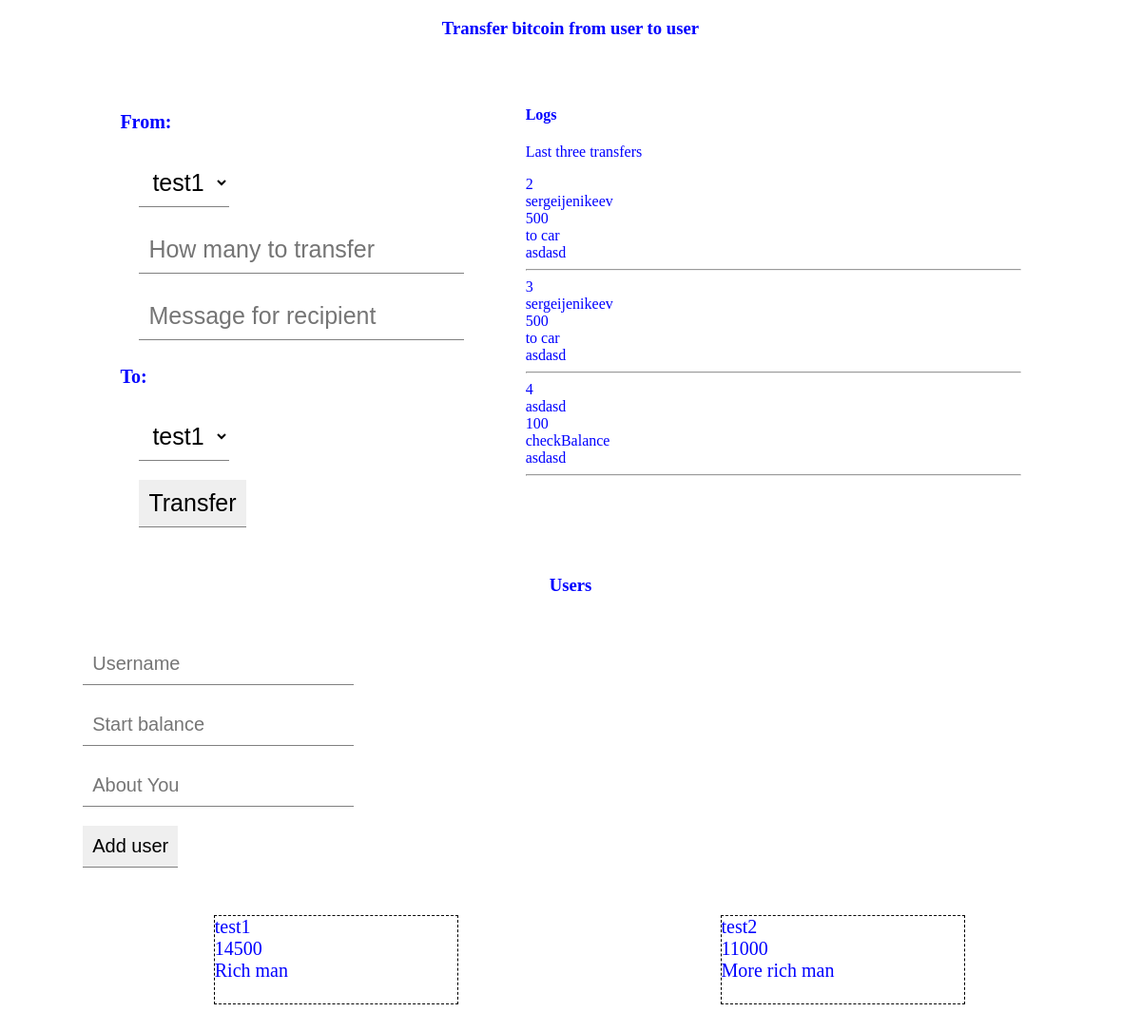
The page /views/index.php on the database its author committed.
### tables this page shows
CREATE TABLE `transfers` (
  `id` int(11) NOT NULL,
  `fromuser` varchar(50) NOT NULL,
  `howmany` float NOT NULL,
  `msg` text NOT NULL,
  `touser` varchar(50) NOT NULL
);

CREATE TABLE `users` (
  `id` int(11) NOT NULL,
  `username` varchar(50) NOT NULL,
  `balance` bigint(20) NOT NULL,
  `about` text NOT NULL
);

### models/dbconnect.php (called while the page is built, shortened)
<?
    class Dbconnect{
        protected function connect(){
            $this->server = 'localhost';
            $this->username = 'root';
            $this->password = '';
            $this->dbname = 'sakh';
            $connection = new mysqli($this->server, $this->username, $this->password, $this->dbname);
            return $connection;
        }
    }
?>

### models/transfer_model_show.php (the view)
<?
    class ShowLogs extends Dbconnect{
        function generateLog(){
            $getlogs = "SELECT * FROM transfers ORDER BY id LIMIT 0, 3";
            $result_logs = $this->connect()->query($getlogs);
            if(($result_logs->num_rows) > 0){
                while($row = $result_logs->fetch_assoc()){
                    echo $row['id'] . '<br>';
                    echo $row['fromuser'] . '<br>';
                    echo $row['howmany'] . '<br>';
                    echo $row['msg'] . '<br>';
                    echo $row['touser'] . '<br>';
                    echo '<hr>';
                }
            }
        }
    }
?>

### views/index.php (shortened to what this page needs)
<?
include '../models/users_model.php';
include '../models/transfer_model_show.php';
?>
<!DOCTYPE html>
<html>
<head>
    <link rel="stylesheet" type="text/css" media="screen" href="../css/main.css" />
</head>
<body>
<h3>Transfer bitcoin from user to user</h3>
    <div class="operation">
        <div class="TransferLogs">
            <div class="transfer">
                <form action="../controllers/transfers_controller.php" method="post" id="transferForm">
                    <h4>From:</h4>
                    <select name="fromuser" id="sel1">
                    <?
                        $show = new Generate();
                        $show->genSelect();
                    ?>
                    </select>
                    <input type="text" name="howmany" required id="howmany" placeholder="How many to transfer">
                    <input type="text" name="message" required id="message" placeholder="Message for recipient">
                    <h4>To:</h4>
                    <select name="touser" id="sel2">
                    <?
                        $show = new Generate();
                        $show->genSelect();
                    ?>
                    </select>
                    <input type="submit" name="transfer" id="btn-transfer" value="Transfer">
                </form>
            </div>
            <div class="logs">
            <h4>Logs</h4>
            <p>Last three transfers</p>
                <?
                    $showlogs = new ShowLogs();
                    $showlogs->generateLog();
                ?>
            </div>
        </div>
    </div>
    <div class="users">
        <h3>Users</h3>
        <form action="../controllers/users_controller.php" method="post" id="usersForm">
            <input type="text" name="username" id="" required placeholder="Username">
            <input type="text" name="balance" id="" required placeholder="Start balance">
            <input type="text" name="about" id="" required placeholder="About You">
            <input type="submit" value="Add user" name="adduser">
        </form>
        <div class="showUsers">
            <?
                $show = new ShowUsers();
                $show->getUsers();
            ?>
        </div>
    </div>
</body>
</html>

### models/users_model.php (shortened to what this page needs)
<?
    include 'dbconnect.php';
    class ShowUsers extends Dbconnect{
        public function getUsers(){
            $get = "SELECT * FROM users";
            $result_get = $this->connect()->query($get);
            if(($result_get->num_rows) > 0){
                while($row = $result_get->fetch_assoc()){
                    echo '<div class="user">';
                    echo $row['username'] . '<br>';
                    echo $row['balance'] . '<br>';
                    echo $row['about'] . '<br>' . '<br>';
                    echo '</div>';
                }
            }
        }
    }
    class Generate extends Dbconnect{
        public function genSelect(){
            $get = "SELECT username FROM users";
            $result_get = $this->connect()->query($get);
            if(($result_get->num_rows) > 0){
                while($row = $result_get->fetch_assoc()){
                    echo '<option>';
                    echo $row['username'] . '<br>';
                    echo '</option>';
                }
            }
        }
    }
?>

### css/main.css (style rules this page uses)
body { color: blue; }
h3 { text-align: center; margin-bottom: 50px; }
.operation { width: 80%; margin: 0 auto; }
.TransferLogs { display: flex; margin: auto; }
.transfer { font-size: 1.25em; width: 40%; margin-right: 5%; }
.logs { width: 55%; }
.transfer #transferForm input, select { display: block; margin: 20px; }
.transfer #howmany, #message, #btn-transfer { border:none; border-bottom: 1px solid grey; font-size: 1.25em; padding: 10px; outline:none; }
.transfer #sel1, #sel2 { border:none; border-bottom: 1px solid grey; background-color: #fff; font-size: 1.25em; padding: 10px; outline:none; }
.transfer #btn-transfer { cursor:pointer; }
.users { width: 90%; margin: 30px auto; }
.users #usersForm { margin: 30px auto; }
.users #usersForm input { border:none; border-bottom: 1px solid grey; font-size: 1.25em; padding: 10px; outline:none; display: block; margin: 20px; }
.showUsers { display: flex; flex-wrap: wrap; font-size: 1.25em; width: 100%; margin: 20px; }
.showUsers .user { margin: 20px auto; width: 24%; border: 1px dashed black; }

### rows shown on the page
transfers: id "2", fromuser "sergeijenikeev", howmany "500", msg "to car", touser "asdasd"
transfers: id "3", fromuser "sergeijenikeev", howmany "500", msg "to car", touser "asdasd"
transfers: id "4", fromuser "asdasd", howmany "100", msg "checkBalance", touser "asdasd"
users: username "test1", balance "14500", about "Rich man"
users: username "test2", balance "11000", about "More rich man"

### other values the page prints
form field fromuser "test1"
form field touser "test1"
